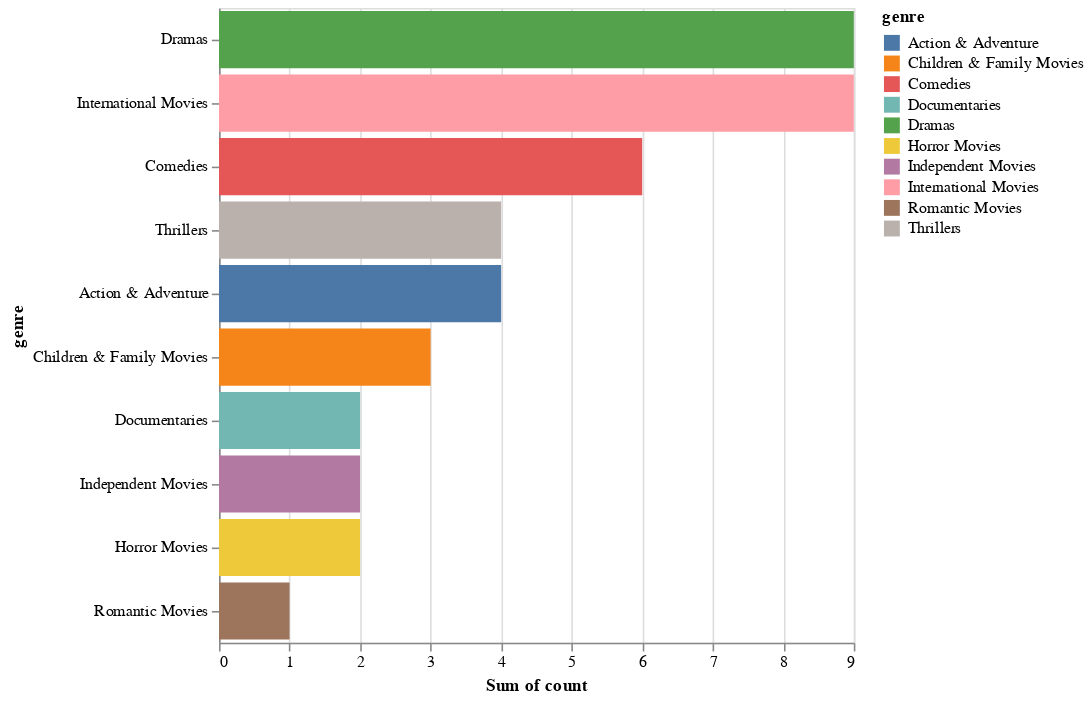

The cell this chart's notebook holds for it:
### Markdown cell above
Now we can further investigate dataframe `distribution_of_genre` for more observations.

First, let us count the number of each genre of all the movies and limit to the top tweenty:

### Code cell
%%sql distribution_of_movie_genre

SELECT
    genre,
    count(genre) AS count
    FROM distribution_of_genre
WHERE type= 'Movie'
GROUP BY genre
ORDER BY count DESC
LIMIT 10

### Figure 1 — Vega-Lite specification as saved in the notebook (floating-point values rounded to 4 significant figures)
{"config": {"view": {"continuousWidth": 300, "continuousHeight": 300}}, "data": {"name": "data-a09eec0fc334172d521a4e8cc4d3223b"}, "mark": {"type": "bar"}, "encoding": {"color": {"field": "genre", "type": "nominal"}, "tooltip": [{"aggregate": "sum", "field": "count", "type": "quantitative"}, {"field": "genre", "type": "nominal"}], "x": {"aggregate": "sum", "field": "count", "type": "quantitative"}, "y": {"field": "genre", "sort": null, "type": "nominal"}}, "height": 400, "width": 400, "$schema": "https://vega.github.io/schema/vega-lite/v5.8.0.json", "datasets": {"data-a09eec0fc334172d521a4e8cc4d3223b": [{"genre": "Dramas", "count": 9}, {"genre": "International Movies", "count": 9}, {"genre": "Comedies", "count": 6}, {"genre": "Thrillers", "count": 4}, {"genre": "Action & Adventure", "count": 4}, {"genre": "Children & Family Movies", "count": 3}, {"genre": "Documentaries", "count": 2}, {"genre": "Independent Movies", "count": 2}, {"genre": "Horror Movies", "count": 2}, {"genre": "Romantic Movies", "count": 1}]}}
